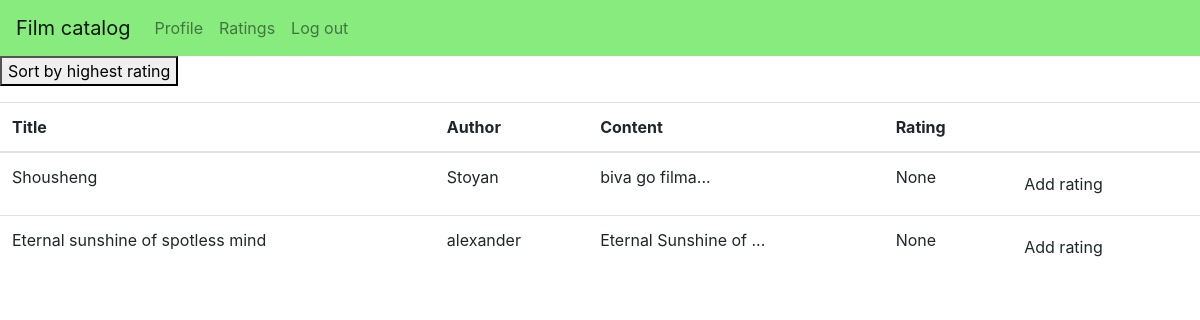
The app's page /ratings/ (signed in), older data.
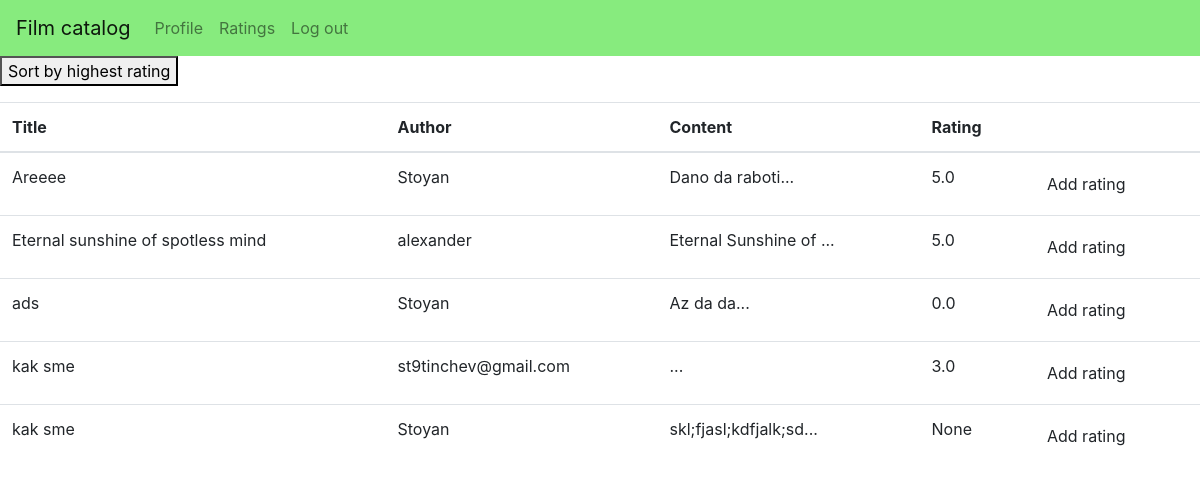
The same page, newer data.
### tables this page shows
CREATE TABLE FILMS 
    (
        film_id INTEGER PRIMARY KEY AUTOINCREMENT, 
        name TEXT, 
        author TEXT, 
        content TEXT
    );

### app.py (the view)
@app.route("/ratings/")
def ratings():
    if "usr" not in session:
        return redirect(url_for(go_to))
    films = Film.film_ratings()
    return render_template("ratings.html", film=films)

### database.py (called while the page is built)
    def __enter__(self):
        self.conn = sqlite3.connect("films.db")
        return self.conn.cursor()

    def __exit__(self, type, value, traceback):
        self.conn.commit()

### film.py (called while the page is built)
    @staticmethod
    def film_ratings():
        with DB() as db:
            rows = db.execute('''
                    SELECT FILMS.film_id, FILMS.name, FILMS.author, FILMS.content, rating
                   FROM FILMS
                   LEFT JOIN
                   (SELECT ROUND(AVG(rating) ,2) as rating, film_id
                     FROM RATINGS
                     GROUP BY film_id) as avg_ratings
                   ON FILMS.film_id = avg_ratings.film_id''').fetchall()
            return rows

### templates/ratings.html (shortened to what this page needs)
{% extends "base.html" %}
{% block content %}
<p><button onclick="sortTable()">Sort by highest rating</button></p>
<table id="ratings" class="table">
    <thead>
    <tr>
        <th>Title</th>
        <th>Author</th>
        <th>Content</th>
        <th>Rating</th>
        <th></th>
    </tr>
    </thead>
    <tbody>
    {% for film_id, name, author, content, rating  in film %}
    <tr>
        <td>{{name}}</td>
        <td>{{author}}</td>
        <td>{{content[:20]}}...</td>
        <td>{{rating}}</td>
        <td>
            <a href="/ratings/{{film_id}}" class="btn btn-default">Add rating</a>
        </td>
    </tr>
    {% endfor %}
    </tbody>
</table>
{% endblock %}

### templates/base.html (shortened to what this page needs)
<!DOCTYPE html>
<html>
<head>
    <link rel="stylesheet" href="https://stackpath.bootstrapcdn.com/bootstrap/4.3.1/css/bootstrap.min.css"
>
</head>
<body>
    <nav class="navbar navbar-expand-lg navbar-light" style="background-color: #87eb7e;">
      <a class="navbar-brand" href="/home">Film catalog</a>
      <div class="collapse navbar-collapse" id="navbarSupportedContent">
        <ul class="navbar-nav mr-auto">
            {% if "usr" in session %}
                <li class="nav-item">
                <a class="nav-link" href="/profile">Profile</a>
              </li>
                <li class="nav-item">
                <a class="nav-link" href="/ratings">Ratings</a>
              </li>
                <li class="nav-item">
                <a class="nav-link" href="/log_out">Log out</a>
              </li>
            {% endif %}
        </ul>
      </div>
    </nav>
    {% block content %}
    {% endblock %}
</body>
</html>

Row changes from the older to the newer data that the page shows:
changed FILMS: name "Shousheng" → "Areeee"; content "biva go filma" → "Dano da raboti"; rating "None" → "5.0"
computed for FILMS "Eternal sunshine of spotless mind": rating "None" → "5.0"
added FILMS: name "ads", author "Stoyan", content "Az da da", rating "0.0"
added FILMS: name "kak sme", author "st9tinchev@gmail.com", rating "3.0"
added FILMS: name "kak sme", author "Stoyan", content "skl;fjasl;kdfjalk;sd", rating "None"
